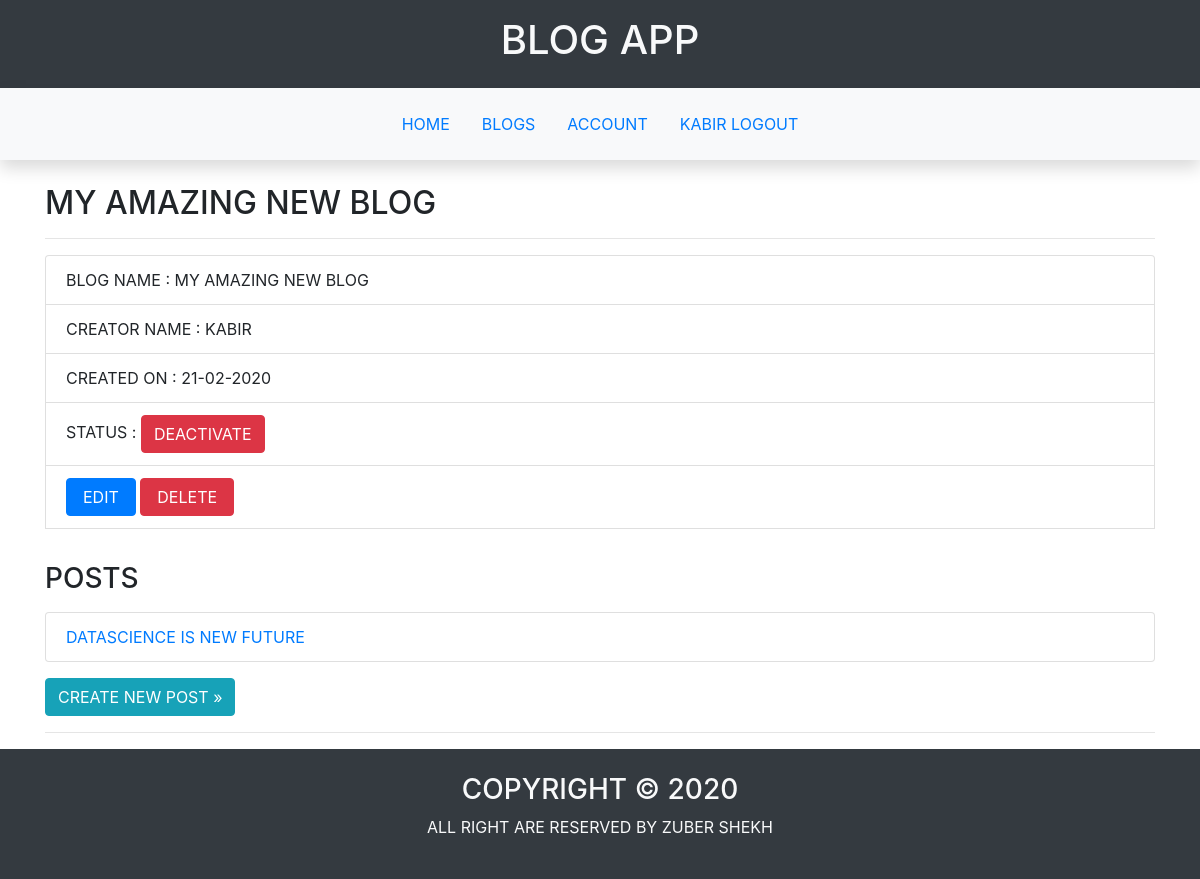
Page /blog/5 (signed in) on the earlier database version.
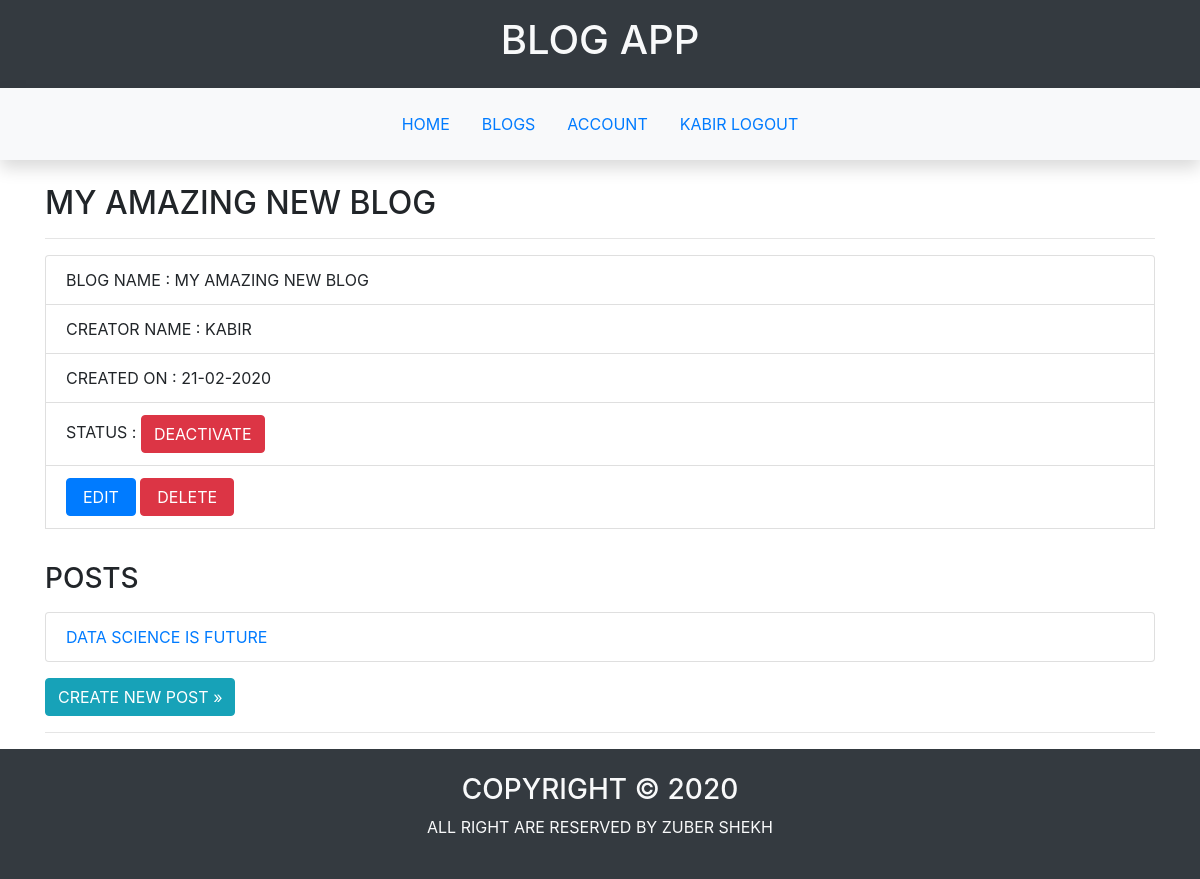
Same page on the later database version.
### blogapp/post/models.py (models this page shows, shortened)
class PostModel(db.Model):
    __tablename__='post'
    id=db.Column(db.Integer,primary_key=True)
    title=db.Column(db.String(50),nullable=False)
    content=db.Column(db.Text,nullable=False)
    created_on=db.Column(db.DateTime,default=datetime.now)
    blog_id=db.Column(db.Integer,db.ForeignKey('blog.id'))

### blogapp/blog/views.py (the view)
@blog.route('/<int:id>')
@login_required
def view_blog(id):
    blog=BlogModel.query.get_or_404(id)
    if current_user.username!=blog.creator.username:
        abort(403)
    return render_template('blog/blog.html',blog=blog)

### blogapp/user/models.py (called while the page is built)
@login_manager.user_loader
def load_user(id):
    return UserModel.query.get(int(id))

### blogapp/templates/blog/blog.html (shortened to what this page needs)
{%extends 'main/base.html'%}
{%block main%}
<section class="container text-uppercase">
    <div class="row">
        <div class="col">
            <h2>{{blog.name}}</h2>
            <hr>
            <ul class="list-group">
                <li class="list-group-item">blog name : {{blog.name}}</li>
                <li class="list-group-item">creator name : {{blog.creator.username}}</li>
                <li class="list-group-item">created on : {{blog.date_of_creation.strftime('%d-%m-%Y')}}</li>
                <li class="list-group-item">status : <a class="btn btn-{% if blog.is_active %}danger{%else%}success{%endif%}" href="{{url_for('blog.change_blog_status',id=blog.id)}}">{%if blog.is_active%}deactivate{%else%}activate{%endif%}</a></li>
                <li class="list-group-item"><a class="btn btn-primary px-3" href="{{url_for('blog.update_blog',id=blog.id)}}">edit</a> <a class="btn btn-danger px-3" href="{{url_for('blog.delete_blog',id=blog.id)}}">delete</a></li>
            </ul>
            <h3>posts</h3>
            {%if blog.posts%}
                <ul class="list-group my-3">
                    {%for post in blog.posts%}
                        <li class="list-group-item"><a href="{{url_for('post.view_post',id=post.id)}}">{{post.title}}</a></li>
                    {%endfor%}
                </ul>
            {%else%}
                <div class="alert alert-info">no post avaliable</div>
            {%endif%}
            <a class="btn btn-info" href="{{url_for('post.create_post',id=blog.id)}}">create new post &raquo;</a>
        </div>
    </div>
    <hr>
</section>
{%endblock%}

Differences in the rows shown:
changed PostModel: title "DATASCIENCE IS NEW FUTURE" → "DATA SCIENCE IS FUTURE"
